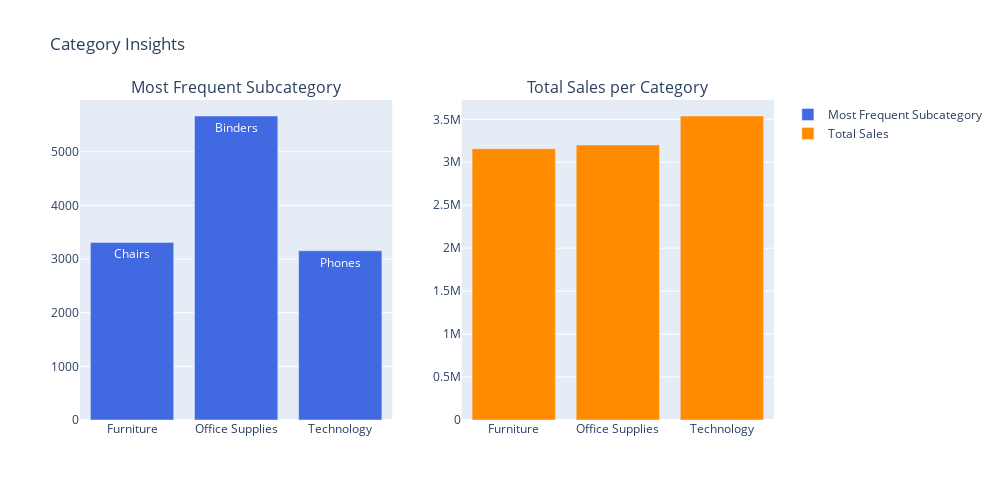

Here is the notebook cell this chart was saved with:
### Code cell
subcategory_counts = df.groupby(["Category", "Sub-Category"]).size().reset_index(name="Count")
category_sales = df.groupby("Category")["Sales"].sum().reset_index()
# Identify the most frequent subcategory in each category
top_subcategories = subcategory_counts.loc[subcategory_counts.groupby("Category")["Count"].idxmax()]

# Create subplots layout
fig = make_subplots(rows=1, cols=2, 
                    subplot_titles=["Most Frequent Subcategory", "Total Sales per Category"], 
                    specs=[[{"type": "bar"}, {"type": "bar"}]])

# Bar Chart: Most Frequent Subcategory in Each Category
fig.add_trace(go.Bar(x=top_subcategories["Category"], y=top_subcategories["Count"], 
                     text=top_subcategories["Sub-Category"], textposition="auto",
                     marker=dict(color="royalblue"), name="Most Frequent Subcategory"), row=1, col=1)

# Bar Chart: Total Sales per Category
fig.add_trace(go.Bar(x=category_sales["Category"], y=category_sales["Sales"], 
                     marker=dict(color="darkorange"), name="Total Sales"), row=1, col=2)

# Update layout
fig.update_layout(title_text="Category Insights", showlegend=True, height=500, width=1000)



# Show figures
fig.show()

### Figure 1 — Plotly figure (JSON) as saved in the notebook; plotly's stock layout.template omitted (floating-point values rounded to 4 significant figures)
{"data": [{"marker": {"color": "royalblue"}, "name": "Most Frequent Subcategory", "text": ["Chairs", "Binders", "Phones"], "textposition": "auto", "type": "bar", "x": ["Furniture", "Office Supplies", "Technology"], "xaxis": "x", "y": [3310, 5666, 3154], "yaxis": "y"}, {"marker": {"color": "darkorange"}, "name": "Total Sales", "type": "bar", "x": ["Furniture", "Office Supplies", "Technology"], "xaxis": "x2", "y": [3158000.0, 3202000.0, 3539000.0], "yaxis": "y2"}], "layout": {"annotations": [{"font": {"size": 16}, "showarrow": false, "text": "Most Frequent Subcategory", "x": 0.225, "xanchor": "center", "xref": "paper", "y": 1, "yanchor": "bottom", "yref": "paper"}, {"font": {"size": 16}, "showarrow": false, "text": "Total Sales per Category", "x": 0.775, "xanchor": "center", "xref": "paper", "y": 1, "yanchor": "bottom", "yref": "paper"}], "height": 500, "showlegend": true, "title": {"text": "Category Insights"}, "width": 1000, "xaxis": {"anchor": "y", "domain": [0, 0.45]}, "xaxis2": {"anchor": "y2", "domain": [0.55, 1]}, "yaxis": {"anchor": "x", "domain": [0, 1]}, "yaxis2": {"anchor": "x2", "domain": [0, 1]}}}
